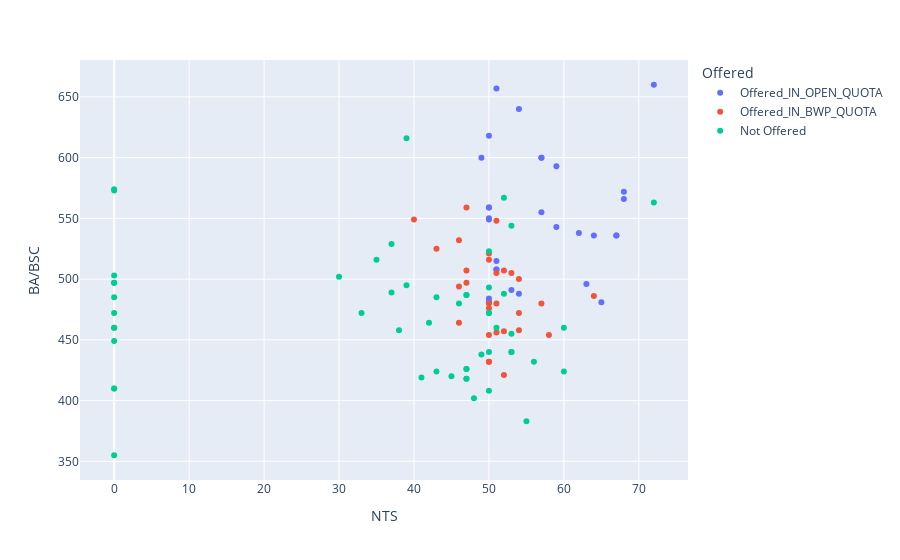

This figure's notebook cell:
### Code cell
# Visulize MBA Applicants
import plotly.express as px
import pandas as pd
df = pd.read_csv('dataset/fall17/fall-17-mba-applicants.csv')
#print(df.columns)
fig = px.scatter(df, x="NTS", y="BA/BSC",color="Offered",hover_data=['Domicile'])
fig.show()

### Figure 1 — Plotly figure (JSON) as saved in the notebook; plotly's stock layout.template omitted (floating-point values rounded to 4 significant figures)
{"data": [{"customdata": [["Bahawalpur"], ["Bahawalpur"], ["Bahawalpur"], ["OPEN"], ["OPEN"], ["Bahawalpur"], ["Bahawalpur"], ["Bahawalpur"], ["Bahawalpur"], ["Bahawalpur"], ["Bahawalpur"], ["OPEN"], ["OPEN"], ["OPEN"], ["Bahawalpur"], ["Bahawalpur"], ["Bahawalpur"], ["Bahawalpur"], ["Bahawalpur"], ["Bahawalpur"], ["OPEN"], ["OPEN"], ["Bahawalpur"], ["Bahawalpur"], ["Bahawalpur"], ["Bahawalpur"], ["Bahawalpur"], ["Bahawalpur"], ["Bahawalpur"], ["Bahawalpur"]], "hovertemplate": "Offered=Offered_IN_OPEN_QUOTA<br>NTS=%{x}<br>BA/BSC=%{y}<br>Domicile=%{customdata[0]}<extra></extra>", "legendgroup": "Offered_IN_OPEN_QUOTA", "marker": {"color": "#636efa", "symbol": "circle"}, "mode": "markers", "name": "Offered_IN_OPEN_QUOTA", "showlegend": true, "type": "scatter", "x": [51, 57, 62, 50, 49, 63, 51, 50, 50, 51, 64, 50, 57, 54, 67, 53, 59, 67, 51, 72, 50, 57, 50, 68, 59, 54, 50, 50, 65, 68], "xaxis": "x", "y": [508, 555, 538, 618, 600, 496, 657, 549, 559, 515, 536, 481, 600, 640, 536, 491, 543, 536, 508, 660, 481, 600, 484, 572, 593, 488, 559, 550, 481, 566], "yaxis": "y"}, {"customdata": [["Bahawalpur"], ["Bahawalpur"], ["Bahawalpur"], ["Bahawalpur"], ["Bahawalpur"], ["Bahawalpur"], ["Bahawalpur"], ["Bahawalpur"], ["Bahawalpur"], ["Bahawalpur"], ["Bahawalpur"], ["Bahawalpur"], ["Bahawalpur"], ["Bahawalpur"], ["Bahawalpur"], ["Bahawalpur"], ["Bahawalpur"], ["Bahawalpur"], ["Bahawalpur"], ["Bahawalpur"], ["Bahawalpur"], ["Bahawalpur"], ["Bahawalpur"], ["Bahawalpur"], ["Bahawalpur"], ["Bahawalpur"], ["Bahawalpur"], ["Bahawalpur"], ["Bahawalpur"]], "hovertemplate": "Offered=Offered_IN_BWP_QUOTA<br>NTS=%{x}<br>BA/BSC=%{y}<br>Domicile=%{customdata[0]}<extra></extra>", "legendgroup": "Offered_IN_BWP_QUOTA", "marker": {"color": "#EF553B", "symbol": "circle"}, "mode": "markers", "name": "Offered_IN_BWP_QUOTA", "showlegend": true, "type": "scatter", "x": [50, 43, 47, 52, 47, 54, 46, 46, 51, 64, 57, 58, 50, 50, 52, 50, 54, 54, 50, 50, 51, 51, 40, 53, 51, 46, 50, 47, 52], "xaxis": "x", "y": [432, 525, 497, 457, 559, 472, 464, 494, 456, 486, 480, 454, 521, 480, 421, 476, 458, 500, 432, 516, 505, 480, 549, 505, 548, 532, 454, 507, 507], "yaxis": "y"}, {"customdata": [["OPEN"], ["Bahawalpur"], ["Bahawalpur"], ["Bahawalpur"], ["Bahawalpur"], ["OPEN"], ["Bahawalpur"], ["Bahawalpur"], ["Bahawalpur"], ["OPEN"], ["Bahawalpur"], ["OPEN"], ["Bahawalpur"], ["Bahawalpur"], ["OPEN"], ["Bahawalpur"], ["OPEN"], ["Bahawalpur"], ["Bahawalpur"], ["Bahawalpur"], ["Bahawalpur"], ["OPEN"], ["Bahawalpur"], ["Bahawalpur"], ["Bahawalpur"], ["Bahawalpur"], ["Bahawalpur"], ["Bahawalpur"], ["Bahawalpur"], ["Bahawalpur"], ["Bahawalpur"], ["Bahawalpur"], ["Bahawalpur"], ["OPEN"], ["OPEN"], ["OPEN"], ["Bahawalpur"], ["Bahawalpur"], ["Bahawalpur"], ["Bahawalpur"], ["Bahawalpur"], ["Bahawalpur"], ["OPEN"], ["OPEN"], ["Bahawalpur"], ["Bahawalpur"], ["OPEN"], ["Bahawalpur"], ["OPEN"], ["OPEN"], ["OPEN"], ["OPEN"], ["Bahawalpur"]], "hovertemplate": "Offered=Not Offered<br>NTS=%{x}<br>BA/BSC=%{y}<br>Domicile=%{customdata[0]}<extra></extra>", "legendgroup": "Not Offered", "marker": {"color": "#00cc96", "symbol": "circle"}, "mode": "markers", "name": "Not Offered", "showlegend": true, "type": "scatter", "x": [0, 56, 50, 60, 35, 53, 0, 53, 50, 0, 50, 0, 47, 47, 47, 53, 46, 60, 0, 53, 0, 51, 52, 0, 30, 38, 0, 0, 41, 47, 47, 48, 50, 0, 37, 49, 55, 72, 42, 33, 43, 0, 50, 0, 37, 50, 52, 39, 0, 47, 39, 43, 45], "xaxis": "x", "y": [449, 432, 408, 460, 516, 544, 460, 440, 472, 497, 472, 497, 487, 426, 418, 455, 480, 424, 460, 440, 472, 460, 567, 410, 502, 458, 410, 485, 419, 487, 426, 402, 440, 503, 489, 438, 383, 563, 464, 472, 424, 574, 493, 355, 529, 523, 488, 616, 573, 418, 495, 485, 420], "yaxis": "y"}], "layout": {"legend": {"title": {"text": "Offered"}, "tracegroupgap": 0}, "margin": {"t": 60}, "xaxis": {"anchor": "y", "domain": [0, 1], "title": {"text": "NTS"}}, "yaxis": {"anchor": "x", "domain": [0, 1], "title": {"text": "BA/BSC"}}}}
